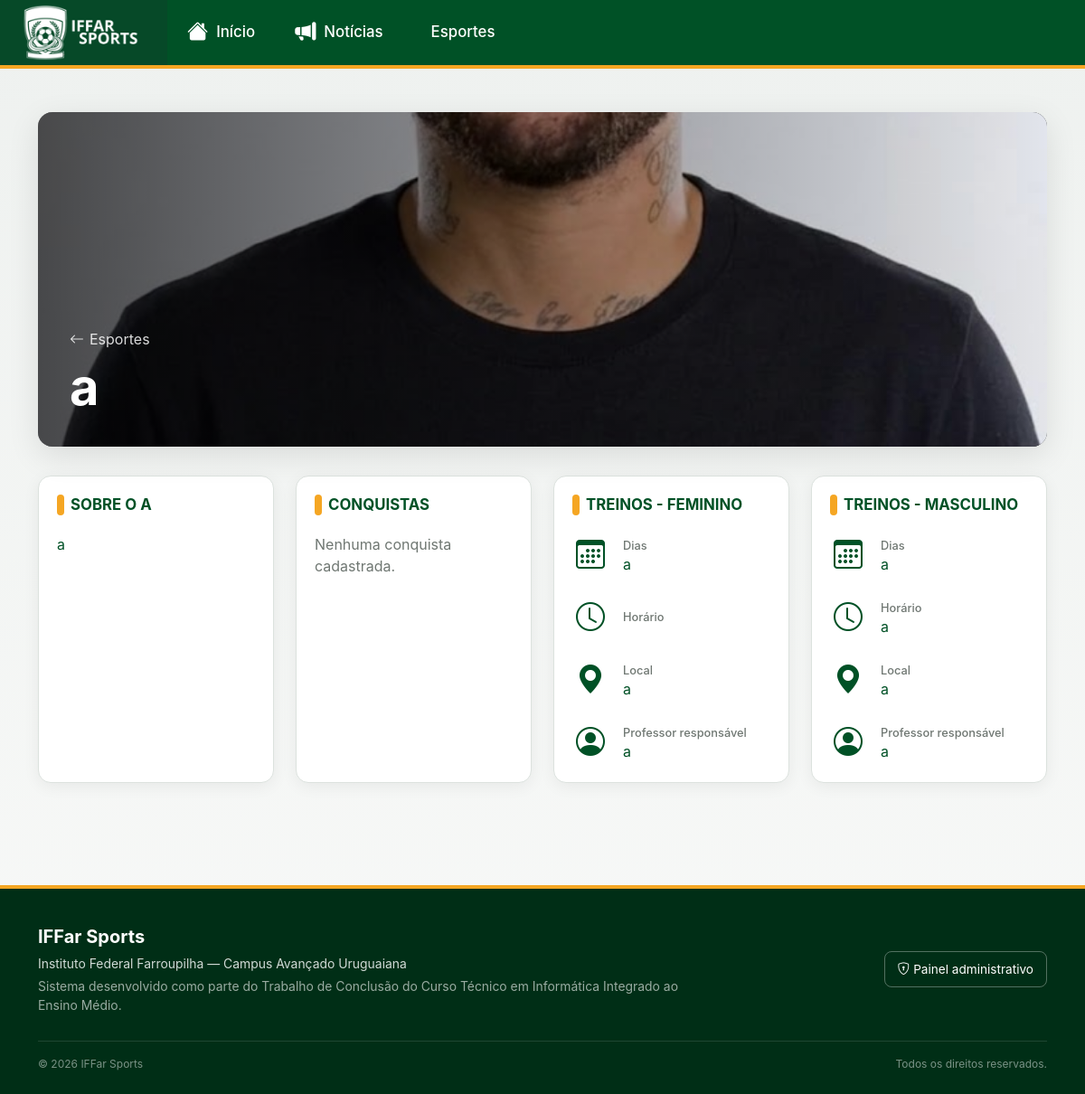
Screenshot of /index.php?id=esporte&esporte=4 with the database file from the repository.
### tables this page shows
CREATE TABLE IF NOT EXISTS `esportes` (
  `id_esporte` int NOT NULL AUTO_INCREMENT,
  `nome` varchar(100) NOT NULL,
  `imagem` varchar(255) DEFAULT NULL,
  `descricao` text,
  `feminino_dias` varchar(100) DEFAULT NULL,
  `feminino_horario` varchar(50) DEFAULT NULL,
  `feminino_local` varchar(100) DEFAULT NULL,
  `feminino_professor` varchar(100) DEFAULT NULL,
  `masculino_dias` varchar(100) DEFAULT NULL,
  `masculino_horario` varchar(50) DEFAULT NULL,
  `masculino_local` varchar(100) DEFAULT NULL,
  `masculino_professor` varchar(100) DEFAULT NULL,
  PRIMARY KEY (`id_esporte`)
);

### include/esporte.php (the view, shortened to what this page needs)
<?php
$idEsporte = filter_input(
    INPUT_GET,
    'esporte',
    FILTER_VALIDATE_INT
);
?>
<?php
$sqlEsporte = "
    SELECT *
    FROM esportes
    WHERE id_esporte = ?
    LIMIT 1
";
$stmt = $conexao->prepare($sqlEsporte);
$stmt->bind_param(
    "i",
    $idEsporte
);
$stmt->execute();
$resultadoEsporte = $stmt->get_result();
?>
<?php
$esporte = $resultadoEsporte->fetch_assoc();
?>
<section class="pagina-esporte">
    <div class="container py-4 py-md-5">
        <div class="banner-esporte">
            <img
                src="<?= htmlspecialchars($esporte['imagem']) ?>"
                alt="<?= htmlspecialchars($esporte['nome']) ?>"
            >
            <div class="banner-esporte-overlay"></div>
            <div class="banner-esporte-conteudo">
                <a
                    href="index.php?id=esportes"
                    class="voltar-esportes"
                >
                    <i class="bi bi-arrow-left"></i>
                    Esportes
                </a>
                <h1>
                    <?= htmlspecialchars($esporte['nome']) ?>
                </h1>
            </div>
        </div>
        <div class="row g-4 mt-2">
            <div class="col-12 col-lg-3">
                <article class="card-info-esporte">
                    <h2>
                        <span></span>
                        Sobre o <?= htmlspecialchars($esporte['nome']) ?>
                    </h2>
                    <div class="texto-sobre-esporte">
                        <?= nl2br(
                            htmlspecialchars(
                                $esporte['descricao']
                            )
                        ) ?>
                    </div>
                </article>
            </div>
            <div class="col-12 col-lg-3">
                <article class="card-info-esporte">
                    <h2>
                        <span></span>
                        Conquistas
                    </h2>
                    <?php if (!empty($esporte['conquistas'])): ?>
                        <div class="conquista-esporte">
                            <i class="bi bi-trophy-fill"></i>
                            <div>
                                <?= nl2br(
                                    htmlspecialchars(
                                        $esporte['conquistas']
                                    )
                                ) ?>
                            </div>
                        </div>
                    <?php else: ?>
                        <p class="sem-informacao">
                            Nenhuma conquista cadastrada.
                        </p>
                    <?php endif; ?>
                </article>
            </div>
            <div class="col-12 col-md-6 col-lg-3">
                <article class="card-info-esporte">
                    <h2>
                        <span></span>
                        Treinos - Feminino
                    </h2>
                    <div class="lista-info-treino">
                        <div class="item-info-treino">
                            <i class="bi bi-calendar3"></i>
                            <div>
                                <strong>Dias</strong>
                                <span>
                                    <?= htmlspecialchars(
                                        $esporte['feminino_dias']
                                    ) ?>
                                </span>
                            </div>
                        </div>
                        <div class="item-info-treino">
                            <i class="bi bi-clock"></i>
                            <div>
                                <strong>Horário</strong>
                            </div>
                        </div>
                        <div class="item-info-treino">
                            <i class="bi bi-geo-alt-fill"></i>
                            <div>
                                <strong>Local</strong>
                                <span>
                                    <?= htmlspecialchars(
                                        $esporte['feminino_local']
                                    ) ?>
                                </span>
                            </div>
                        </div>
                        <div class="item-info-treino">
                            <i class="bi bi-person-circle"></i>
                            <div>
                                <strong>Professor responsável</strong>
                                <span>
                                    <?= htmlspecialchars(
                                        $esporte['feminino_professor']
                                    ) ?>
                                </span>
                            </div>
                        </div>
                    </div>
                </article>
            </div>
            <div class="col-12 col-md-6 col-lg-3">
                <article class="card-info-esporte">
                    <h2>
                        <span></span>
                        Treinos - Masculino
                    </h2>
                    <div class="lista-info-treino">
                        <div class="item-info-treino">
                            <i class="bi bi-calendar3"></i>
                            <div>
                                <strong>Dias</strong>
                                <span>
                                    <?= htmlspecialchars(
                                        $esporte['masculino_dias']
                                    ) ?>
                                </span>
                            </div>
                        </div>
                        <div class="item-info-treino">
                            <i class="bi bi-clock"></i>
                            <div>
                                <strong>Horário</strong>
                                <span>
                                    <?= htmlspecialchars(
                                        $esporte['masculino_horario']
                                    ) ?>
                                </span>
                            </div>
                        </div>
                        <div class="item-info-treino">
                            <i class="bi bi-geo-alt-fill"></i>
                            <div>
                                <strong>Local</strong>
                                <span>
                                    <?= htmlspecialchars(
                                        $esporte['masculino_local']
                                    ) ?>
                                </span>
                            </div>
                        </div>
                        <div class="item-info-treino">
                            <i class="bi bi-person-circle"></i>
                            <div>
                                <strong>Professor responsável</strong>
                                <span>
                                    <?= htmlspecialchars(
                                        $esporte['masculino_professor']
                                    ) ?>
                                </span>
                            </div>
                        </div>
                    </div>
                </article>
            </div>
        </div>
    </div>
</section>

### css/estilo.css (style rules this page uses)
:root { --verde-principal: #005126; --verde-escuro: #003d1c; --verde-muito-escuro: #002e16; --laranja: #f5a623; --laranja-claro: #ffb83d; --fundo: #f2f4f3; --branco: #ffffff; --texto: #202622; --texto-suave: #6f7772; --borda: #dce2de; --sombra: 0 10px 35px rgba(0, 0, 0, 0.10); }
html { scroll-behavior: smooth; }
body { margin: 0; background: linear-gradient( 180deg, #eef1ef 0%, #f8f9f8 100% ); color: var(--texto); font-family: -apple-system, BlinkMacSystemFont, "Segoe UI", Roboto, Helvetica, Arial, sans-serif; min-height: 100vh; }
img { max-width: 100%; }
a { transition: color 0.2s ease, background-color 0.2s ease, border-color 0.2s ease, opacity 0.2s ease, transform 0.2s ease; }
.banner-esporte { position: relative; height: 370px; overflow: hidden; border-radius: 16px; background: #222; box-shadow: var(--sombra); }
.banner-esporte img { width: 100%; height: 100%; object-fit: cover; }
.banner-esporte-overlay { position: absolute; inset: 0; background: linear-gradient( 90deg, rgba(0, 0, 0, 0.70), rgba(0, 0, 0, 0.05) ); }
.banner-esporte-conteudo { position: absolute; left: 35px; bottom: 32px; color: var(--branco); }
.banner-esporte-conteudo h1 { margin: 8px 0 0; font-size: clamp( 2rem, 5vw, 3.5rem ); font-weight: 750; }
.voltar-esportes { display: inline-flex; align-items: center; gap: 6px; color: rgba(255, 255, 255, 0.85); text-decoration: none; }
.card-info-esporte { height: 100%; min-height: 300px; padding: 20px; border: 1px solid var(--borda); border-radius: 14px; background: var(--branco); box-shadow: 0 4px 18px rgba(0, 0, 0, 0.06); }
.card-info-esporte h2 { display: flex; align-items: center; gap: 7px; margin: 0 0 20px; color: var(--verde-principal); font-size: 1.05rem; font-weight: 750; text-transform: uppercase; }
.card-info-esporte h2 > span { display: block; width: 8px; height: 23px; flex-shrink: 0; border-radius: 5px; background: var(--laranja); }
.texto-sobre-esporte { color: var(--verde-principal); line-height: 1.55; }
.lista-info-treino { display: flex; flex-direction: column; gap: 21px; }
.item-info-treino { display: flex; align-items: center; gap: 16px; color: var(--verde-principal); }
.item-info-treino > i { width: 40px; flex-shrink: 0; text-align: center; font-size: 2rem; }
.item-info-treino div { display: flex; flex-direction: column; }
.item-info-treino strong { font-size: 0.8rem; color: var(--texto-suave); font-weight: 500; }
.item-info-treino span { line-height: 1.25; color: var(--verde-principal); }
.sem-informacao { color: var(--texto-suave); }

### rows the page displays
esportes: imagem (picture), nome "a", nome "A", descricao "a", feminino_dias "a", feminino_local "a", feminino_professor "a", masculino_dias "a", masculino_horario "a", masculino_local "a", masculino_professor "a"
